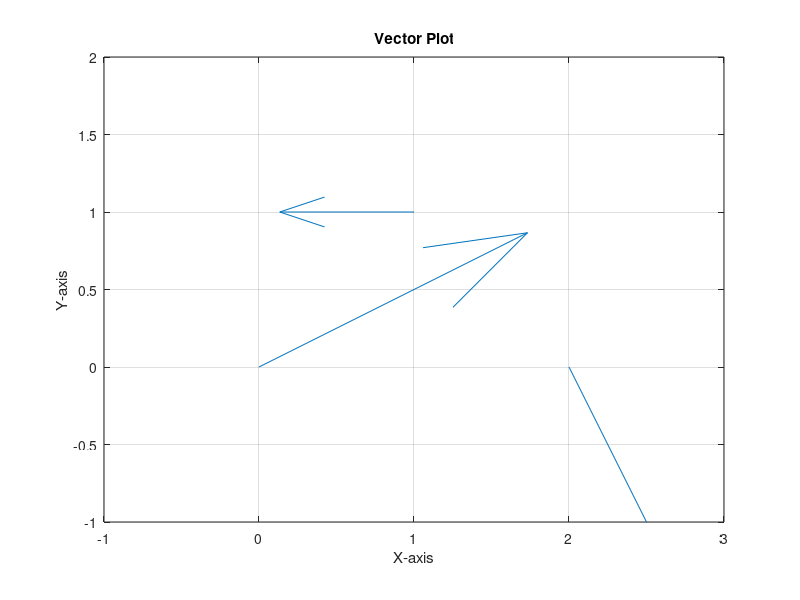

This chart was generated by the following MATLAB code:
% Cleaning
clc
clear 
close all
clearvars

% Define the components of the vectors
x = [0, 1, 2];
y = [0, 1, 0];
u = [2, -1, 1];
v = [1, 0, -2];

% Create a figure
figure;

% Use quiver to plot the vectors
quiver(x, y, u, v, 1.5); % The last argument (0.5) scales the length of the vectors

% Set axis limits
xlim([-1, 3]);
ylim([-1, 2]);

% Add labels and title
xlabel('X-axis');
ylabel('Y-axis');
title('Vector Plot');

% Add a grid
grid on;

% Show the plot
axis equal; % This ensures that the axis scales are equal


